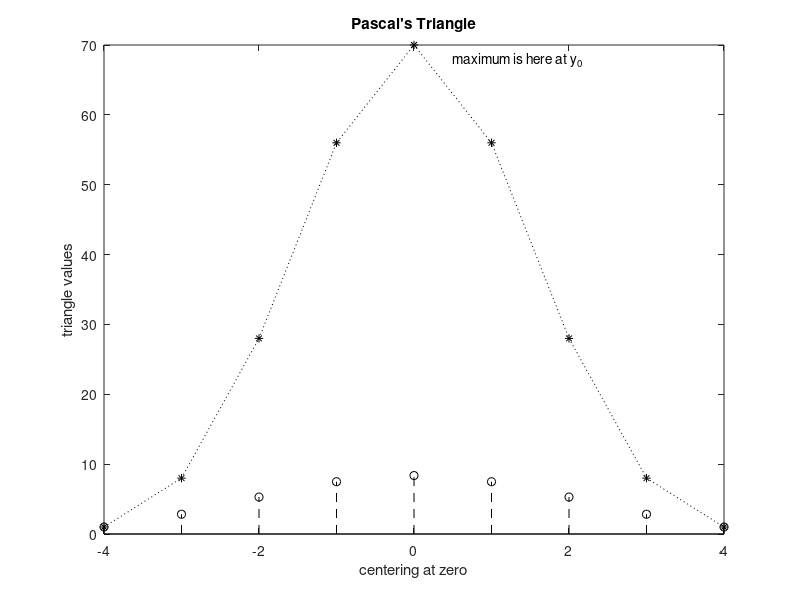

The MATLAB script that drew this image:
% Programming Fundamentals Using MATLAB, Michael Weeks Copyright 2020
%

    % Make x and y
    pascal3 = conv([1, 1], [1, 1]);
    pascal5 = conv(pascal3, pascal3);
    y = conv(pascal5, pascal5);
    x = (1:length(y)) - 5;

    % Show x,y
    figure();
    plot(x, y, 'k*:');

    % Make another array: y2
    y2 = sqrt(y);

    % Show y2 on the same figure
    hold on;
    stem(x, y2, 'ko--');

    % Put some text on the figure.
    xlabel('centering at zero');
    ylabel('triangle values');
    title('Pascal''s Triangle');
    text(0.5, 68, 'maximum is here at y_0');


